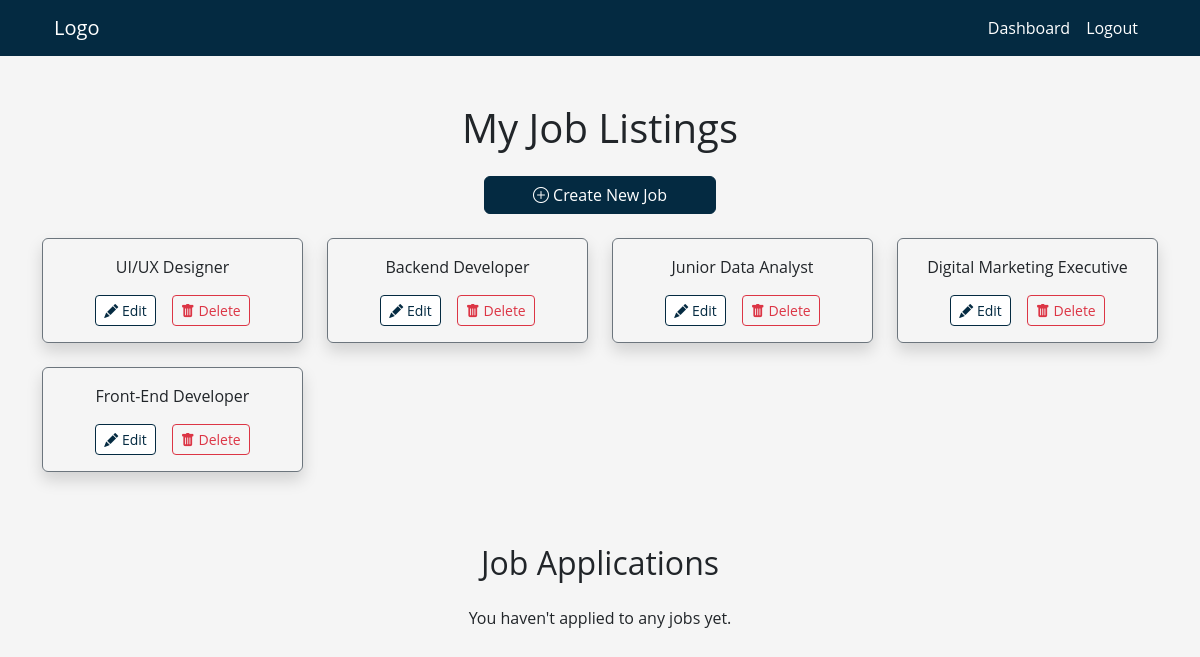
The app's page /jobs/employer_dashboard/ (signed in), older data.
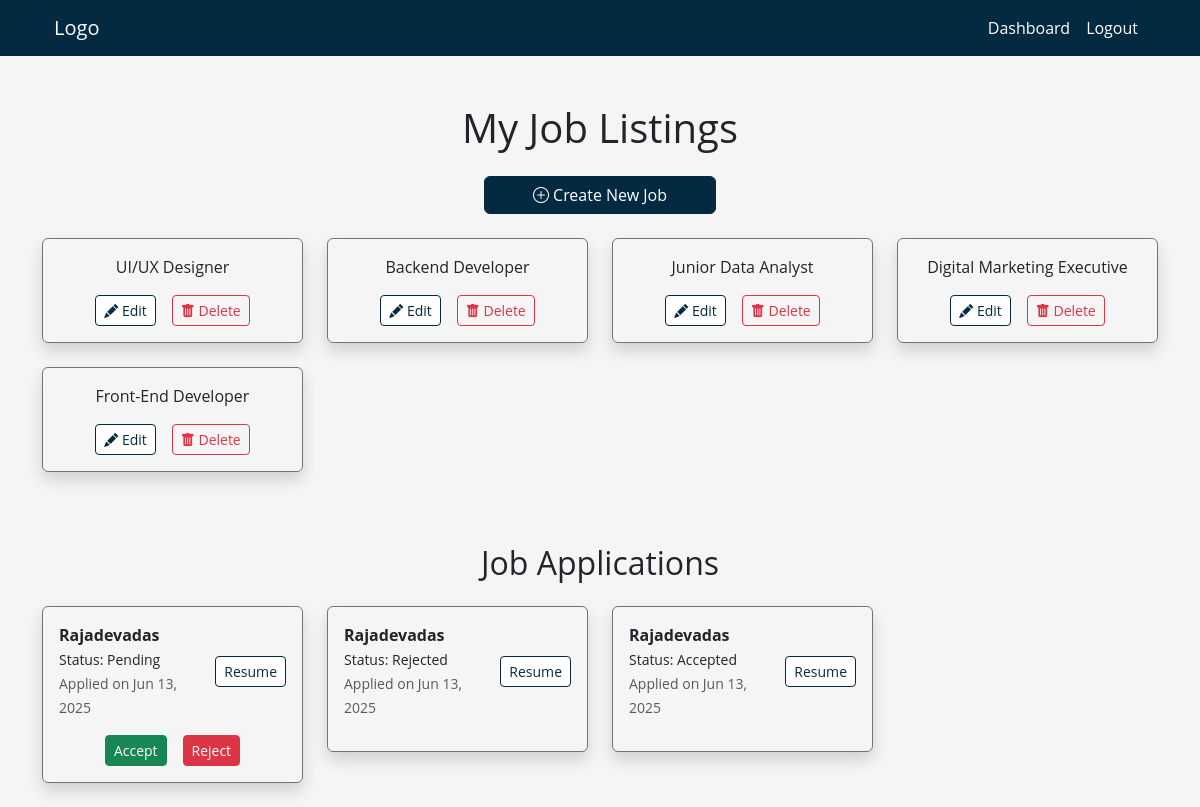
The same page, newer data.
### app1/models.py (models this page shows, shortened)
class Job(models.Model):
    JOB_TYPES = [
        ('FT', 'Full Time'),
        ('PT', 'Part Time'),
        ('CT', 'Contract'),
        ('FL', 'Freelance')
    ]
    title = models.CharField(max_length=255)
    description = models.TextField()
    location = models.CharField(max_length=100)
    salary = models.CharField(max_length=50, blank=True ,default='0')
    job_type = models.CharField(max_length=2, choices=JOB_TYPES)
    company = models.ForeignKey(Company, on_delete=models.CASCADE)
    category = models.ForeignKey(Category, on_delete=models.SET_NULL, null=True)
    posted_by = models.ForeignKey(User, on_delete=models.CASCADE)
    posted_at = models.DateTimeField(auto_now_add=True)

class JobApplication(models.Model):
    STATUS_CHOICES = [
        ('pending', 'Pending'),
        ('accepted', 'Accepted'),
        ('rejected', 'Rejected'),
    ]
    job = models.ForeignKey(Job, on_delete=models.CASCADE)
    applicant = models.ForeignKey(User, on_delete=models.CASCADE)
    resume = models.FileField(upload_to='resumes/')
    applied_at = models.DateTimeField(auto_now_add=True)
    status = models.CharField(max_length=10, choices=STATUS_CHOICES, default='pending')

### app1/views.py (the view)
# urls.py: path('jobs/employer_dashboard/', views.employer_dashboard, name='employer_dashboard'),
@login_required
def employer_dashboard(request):
    jobs = Job.objects.filter(posted_by=request.user).order_by('-id')
    applications = JobApplication.objects.filter(job__posted_by=request.user).order_by('-id')
    return render(request, 'jobs/employer_dashboard.html', {'jobs': jobs , 'applications': applications})

### app1/templates/jobs/employer_dashboard.html (shortened to what this page needs)
{% extends 'jobs/base.html' %}
{% block content %}
<div class="container mt-5 text-center">
    <h1 class="mb-4 text-center">My Job Listings</h1>
    <a href="{% url 'create_job' %}" class="btn btn2 px-5"><span><i class="bi bi-plus-circle"></i> Create New Job</span></a>
    <div class="mt-4 row">
      {% for job in jobs %}
        <div class="col-xl-3 col-lg-4 col-md-6 col-sm-12 ">
            <div class="d-flex justify-content-center align-items-center flex-column gap-2 border border-secondary rounded p-3 shadow mb-4">
                {{ job.title }}
                <div class="d-flex gap-3 mt-2 justify-content-between">
                  <a href="{% url 'edit_job' job.pk %}" class="btn btn-sm btn1"><i class="bi bi-pencil-fill"></i> Edit</a>
                  <a href="{% url 'delete_job' job.pk %}" class="btn btn-sm btn-outline-danger"><i class="bi bi-trash-fill"></i> Delete</a>
                </div>
            </div>
        </div>
      {% empty %}
        <li class="list-group-item">No jobs posted yet.</li>
      {% endfor %}
    </div>
    <h2 class="mt-5 mb-4 text-center">Job Applications</h2>
    <div class="row">
      {% for app in applications %}
        <div class="col-xl-3 col-lg-4 col-md-6 col-sm-12">
          <div class="d-flex justify-content-between align-items-center flex-column gap-2 border border-secondary rounded shadow mb-4 p-3">
            <div class="d-flex justify-content-between align-items-center gap-3">
              <div class="text-start">
                <strong>{{ app.applicant.username }}</strong>
                <br>
                <small>Status: {{ app.get_status_display }}</small>
                <br>
                <small class="text-muted">Applied on {{ app.applied_at|date:"M d, Y" }}</small>
              </div>
              <div>
                <a href="{{ app.resume.url }}" class="btn btn-sm btn1" download>Resume</a>
              </div>
            </div>
              <div class="d-flex gap-3 align-items-center justify-content-between mt-2">
                {% if app.status == "pending" %}
                <a href="{% url 'update_application_status' app.id 'accepted' %}" class="btn btn-sm btn-success">Accept</a>
                <a href="{% url 'update_application_status' app.id 'rejected' %}" class="btn btn-sm btn-danger">Reject</a>
              {% endif %}
              </div>
          </div>
        </div>
      {% empty %}
        <li class="list-group-item">You haven't applied to any jobs yet.</li>
      {% endfor %}
    </div>
  </div>
{% endblock %}

Row changes from the older to the newer data that the page shows:
added JobApplication: applicant.username "Rajadevadas", status "Pending", applied_at "Jun 13, 2025", shows "Accept"
added JobApplication: applicant.username "Rajadevadas", status "Rejected", applied_at "Jun 13, 2025"
added JobApplication: applicant.username "Rajadevadas", status "Accepted", applied_at "Jun 13, 2025"
Text that changed along with them:
text no longer shown: "You haven't applied to any jobs yet."
